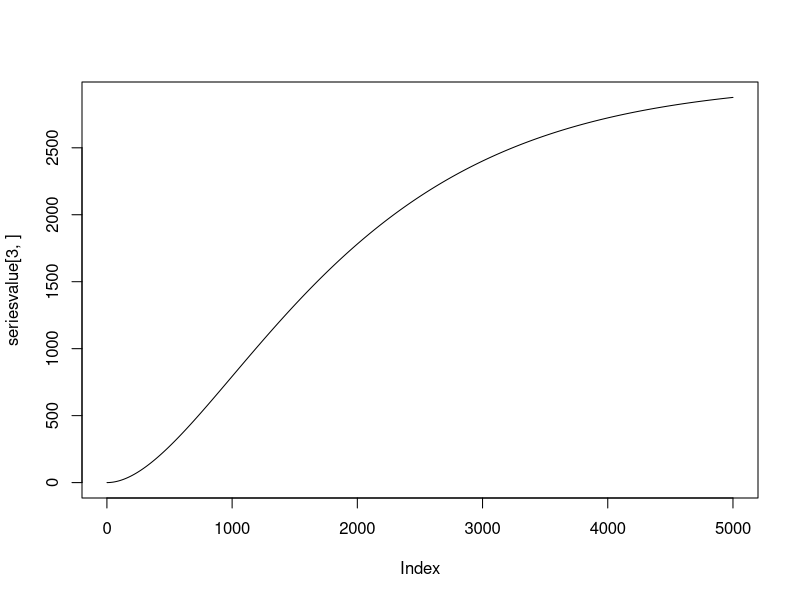

The R source for this figure:
beta = 0.999
betas = c(0.98,0.99,0.999)
mua = 0.003
T = 5000
lnA0 = 0
vlnA = cumsum(rep(mua,T))

seriesvalue = vector()
for(i in 1:length(betas)){
  beta = betas[i]
  vbeta = cumprod(rep(beta,T))
  seriesvalue = rbind(seriesvalue , cumsum(vbeta*vlnA))
}



plot(seriesvalue[3,], type='l')
